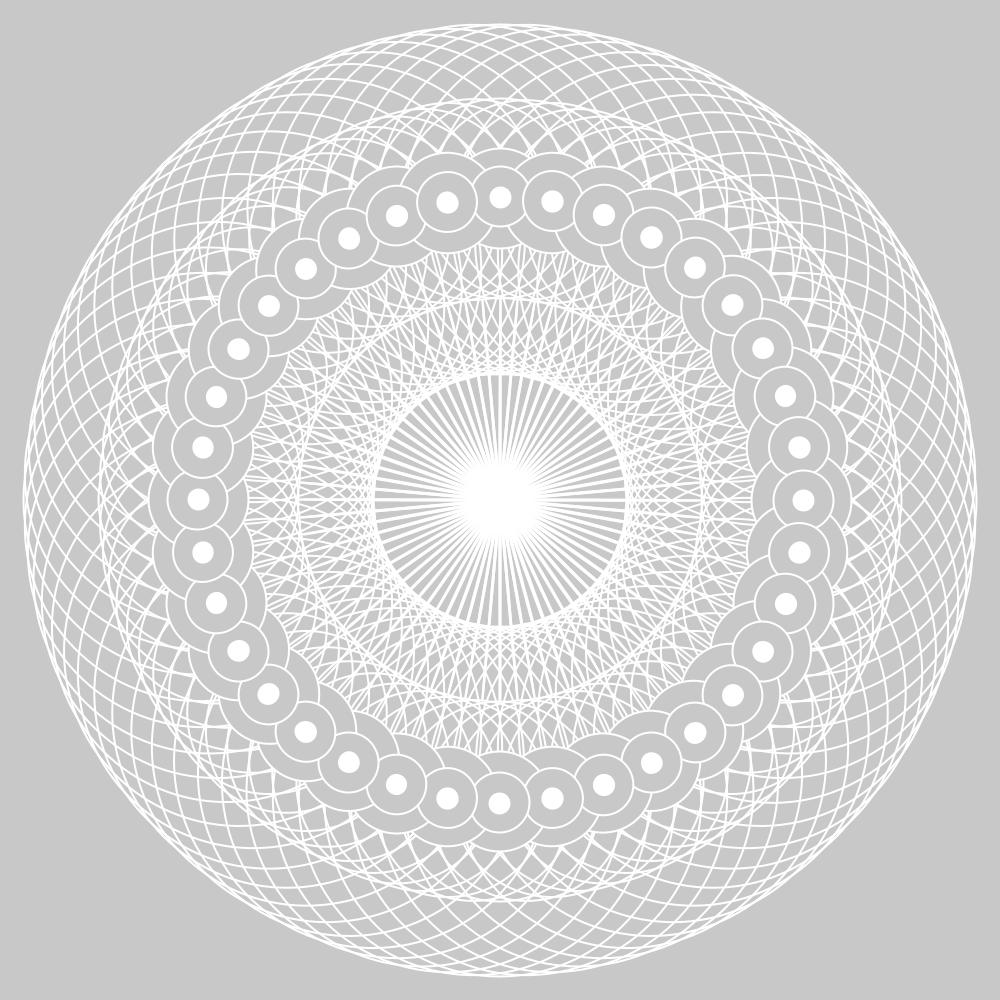
Frame 1 (no input)
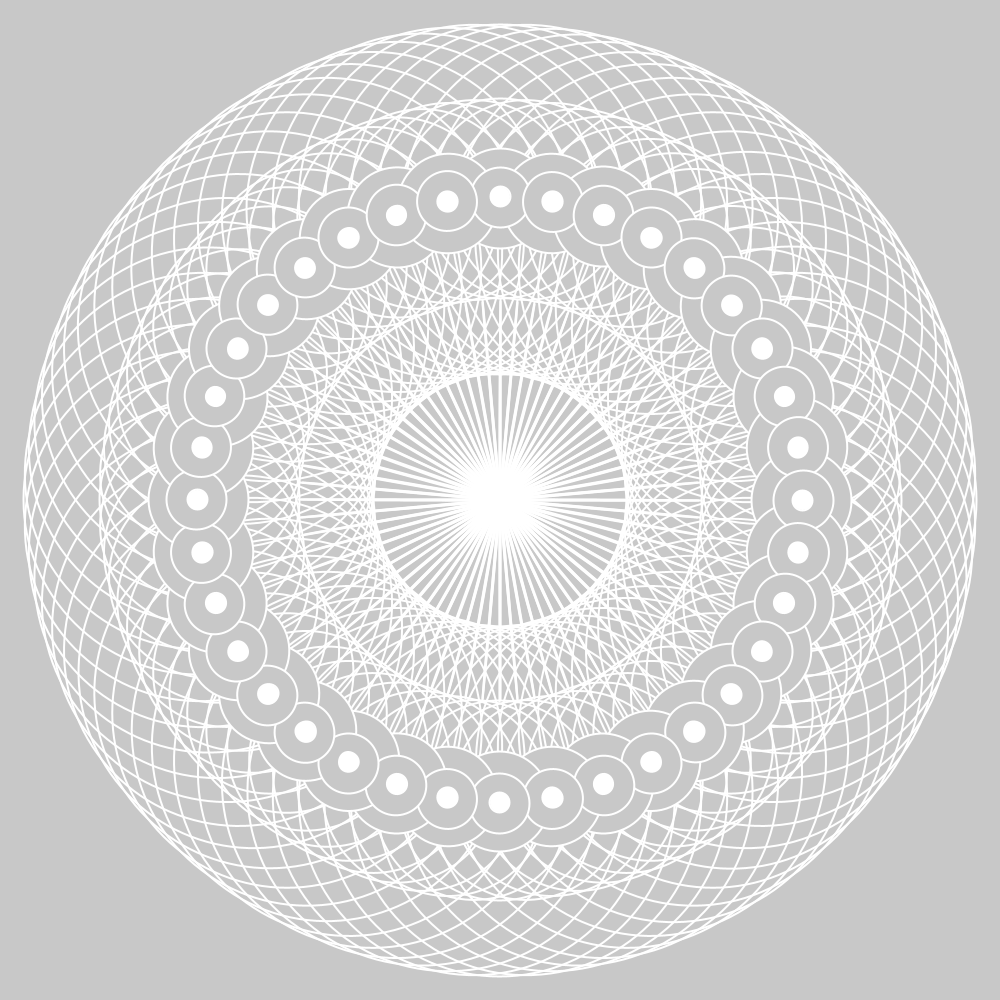
Frame 60 (the mouse pressed at the canvas centre just before this capture)
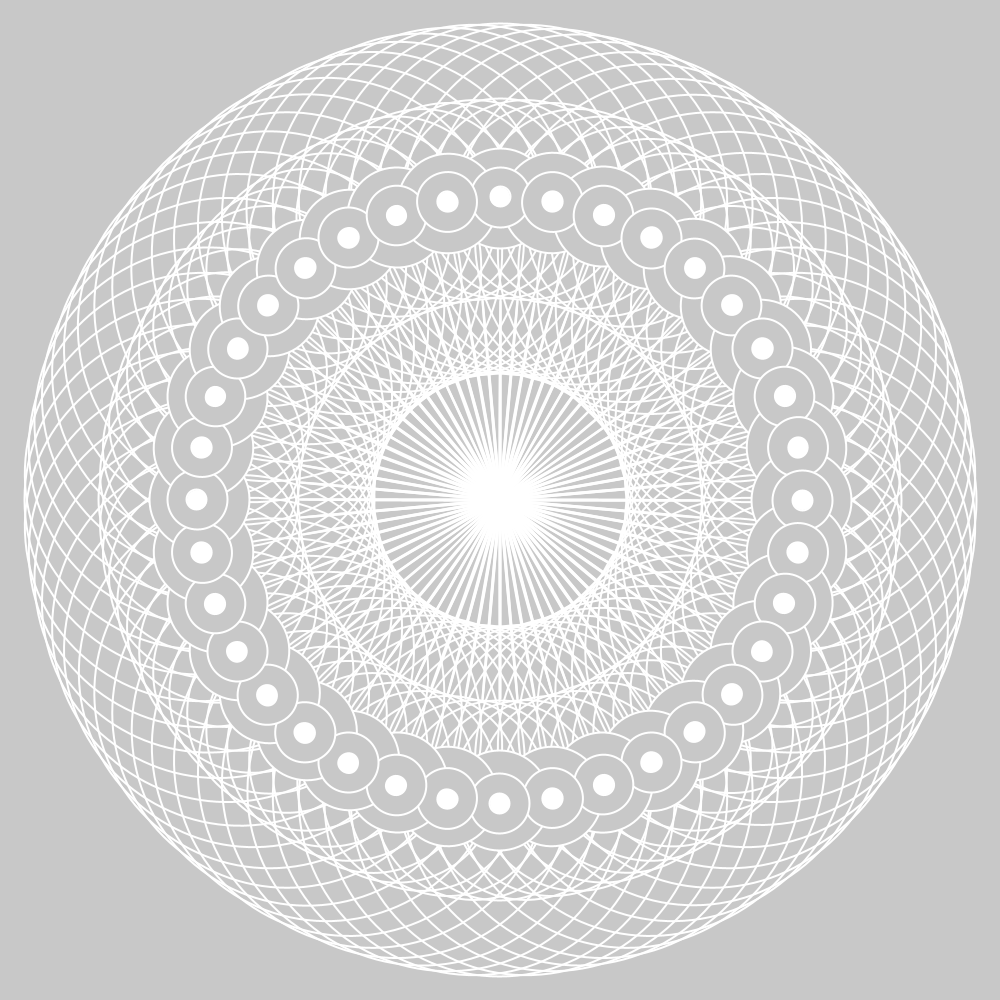
Frame 120 (the mouse held since frame 60 and released just before this capture)

The Processing sketch that drew these frames (run headless with seeded random() and noise(); from frame 60 on, the mouse is pressed at the canvas centre):

// Processing sketch: PerlinCirc_2
// ── PerlinCirc_2.pde

int e,f,g,h,i,j;
float t = 0;

void setup() {
  size(1000,1000);
  smooth();
  frameRate(10);
  noStroke();
  //rectMode(CENTER); 
}

void draw() {
    background(200);


     for(e = 0; e < 360; e+=5) {
      pushMatrix();
           float y = noise(t);
           y = map(y,0,1,-2,0);
           t = t + .05;
          translate(500,500);
          rotate(radians(e));
          noFill();
         stroke(255);
         strokeWeight(2);
          ellipse(0,0 + y, 1, 400);
       popMatrix();
    }


     for(f = 0; f < 360; f+=5) {
      pushMatrix();
           float y = noise(t);
           y = map(y,0,1,-2,0);
           t = t + .05;
          translate(500,500);
          rotate(radians(f));
          noFill();
         stroke(255);
         strokeWeight(2);
          ellipse(0,-300 + y, 350, 350);
       popMatrix();
    }
    
     for(g = 0; g < 360; g+=5) {
      pushMatrix();
           float y = noise(t);
           y = map(y,0,1,-2,0);
           t = t + .05;
          translate(500,500);
          rotate(radians(g));
          noFill();
         stroke(255);
         strokeWeight(2);
          ellipse(0,-300 + y, 200, 200);
       popMatrix();
    }
    
    for(h = 0; h < 360; h+=10) {
      pushMatrix();
           float y = noise(t);
           y = map(y,0,1,-2,0);
           t = t + .05;
          translate(500,500);
          rotate(radians(h));
          strokeWeight(2);
          stroke(255);
          fill(200);
          ellipse(0,-300 + y, 100, 100);
       popMatrix();
    }
    
        for(j = 0; j < 360; j+=10) {
      pushMatrix();
           float y = noise(t);
           y = map(y,0,1,-5,0);
           t = t + .05;
          translate(500,500);
          rotate(radians(j));
          fill(200);
          ellipse(0,-300 + y, 60, 60);
       popMatrix();
    }
    
    
    
    for(i = 0; i < 360; i+=10) {
      pushMatrix();
           float y = noise(t);
           y = map(y,0,1,-5,0);
           t = t + .05;
          translate(500,500);
          rotate(radians(i));
          fill(255);
          ellipse(0,-300 + y, 20, 20);
       popMatrix();
    }
    
   
}
